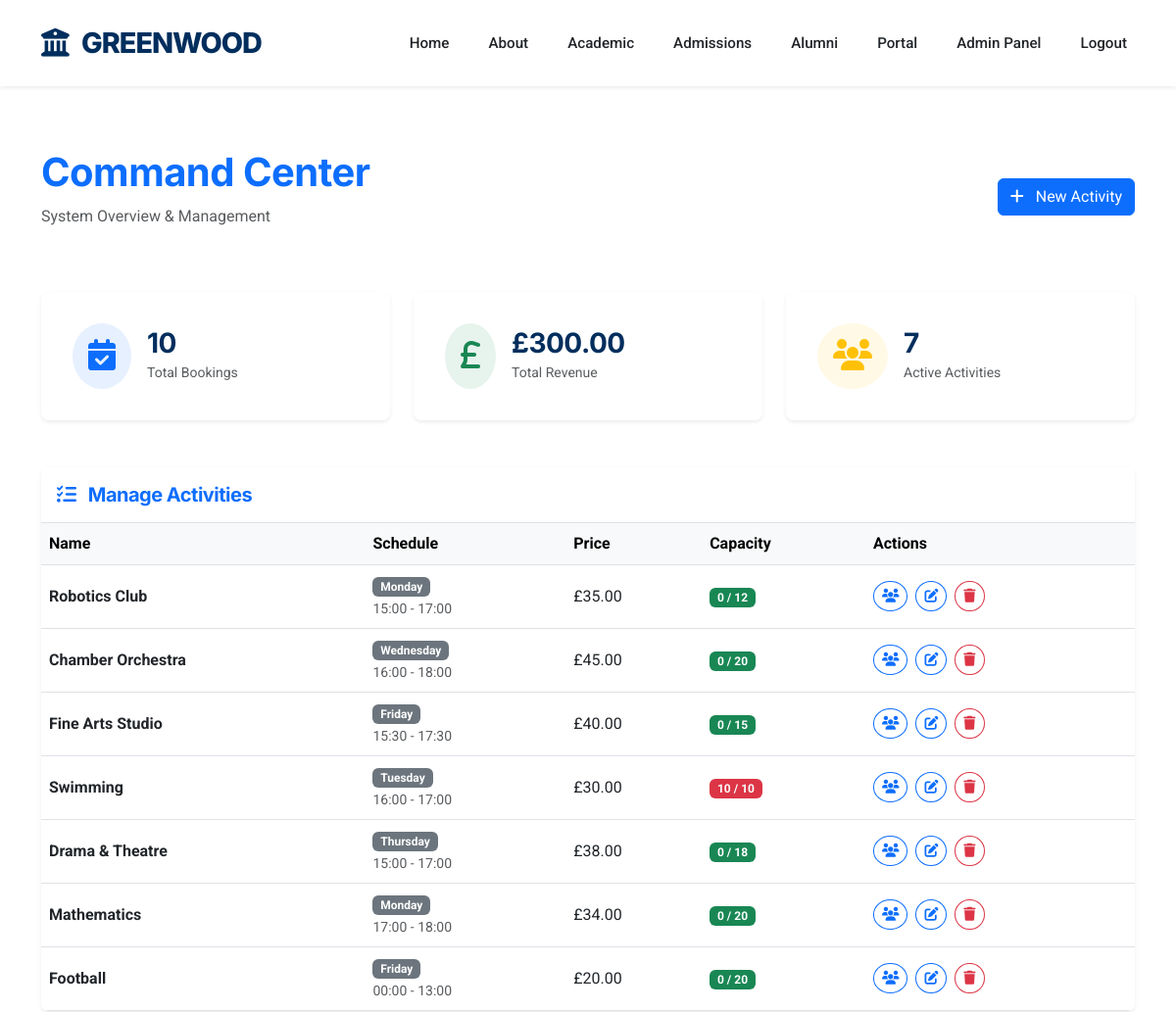
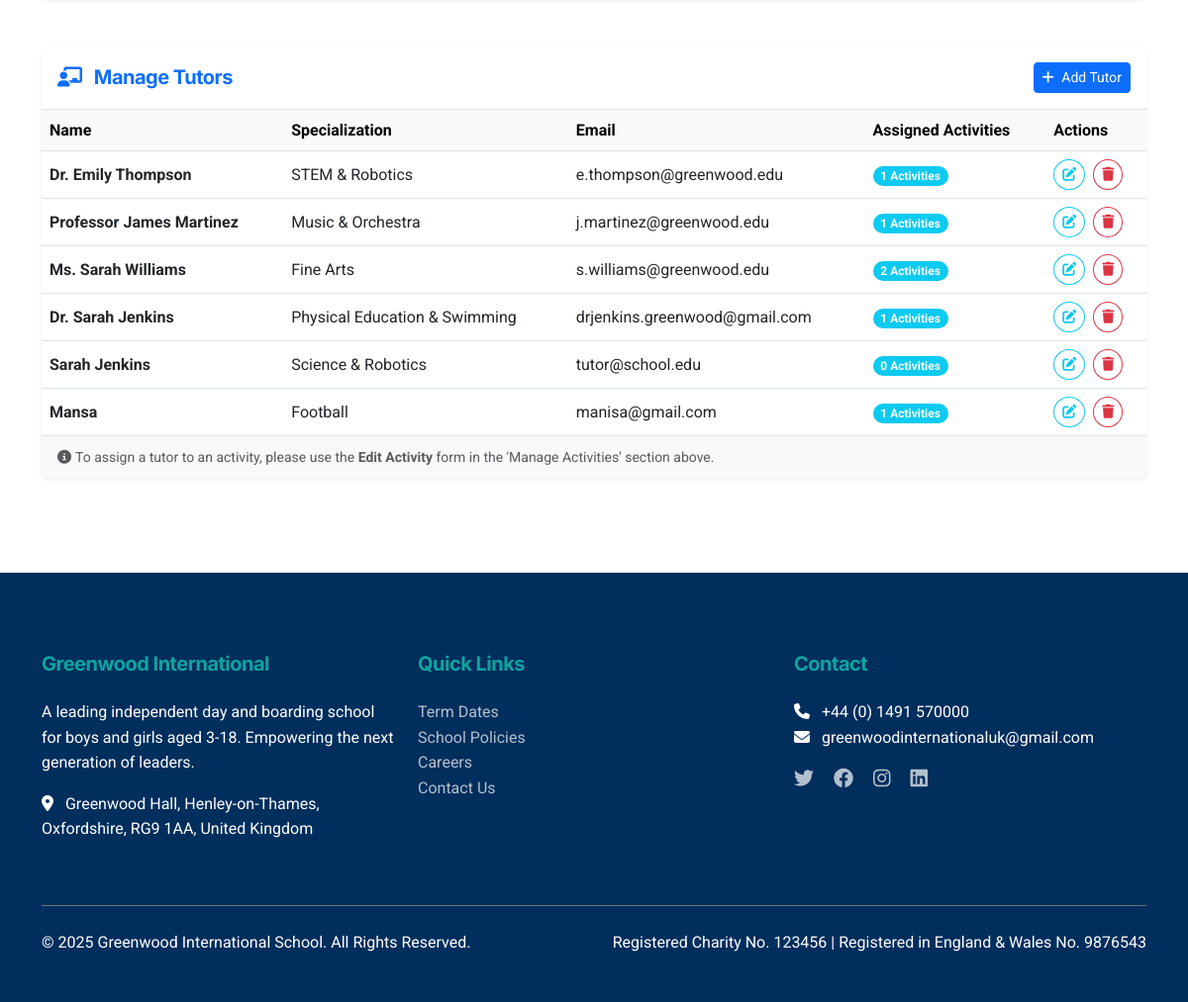
The app's page /admin/dashboard (signed in) with its own data (2 pictures, top to bottom).
### app.py (models this page shows, shortened)
class Activity(db.Model):
    id = db.Column(db.Integer, primary_key=True)
    tutor_id = db.Column(db.Integer, db.ForeignKey('tutor.id'), nullable=True)
    name = db.Column(db.String(120), nullable=False)
    description = db.Column(db.Text)
    price = db.Column(db.Float, nullable=False)
    max_capacity = db.Column(db.Integer, default=20)
    day_of_week = db.Column(db.String(20), nullable=False)
    start_time = db.Column(db.String(10), nullable=False)
    end_time = db.Column(db.String(10), nullable=False)
    created_at = db.Column(db.DateTime, default=datetime.utcnow)
    tutor = db.relationship('Tutor', backref='activities', lazy=True)
    bookings = db.relationship('Booking', backref='activity', lazy=True, cascade='all, delete-orphan')
    waitlists = db.relationship('Waitlist', backref='activity', lazy=True, cascade='all, delete-orphan')

class Tutor(db.Model):
    id = db.Column(db.Integer, primary_key=True)
    email = db.Column(db.String(120), unique=True, nullable=False)
    password = db.Column(db.String(200), nullable=False)
    full_name = db.Column(db.String(120), nullable=False)
    specialization = db.Column(db.String(200))
    qualification = db.Column(db.String(300))
    bio = db.Column(db.Text)
    linkedin_url = db.Column(db.String(200))
    teaching_philosophy = db.Column(db.Text)
    years_experience = db.Column(db.Integer)
    education = db.Column(db.Text)
    certifications = db.Column(db.Text)
    status = db.Column(db.String(20), default='pending')  # pending, approved, rejected
    created_at = db.Column(db.DateTime, default=datetime.utcnow)
    approved_by = db.Column(db.Integer, db.ForeignKey('admin.id'), nullable=True)
    approval_date = db.Column(db.DateTime, nullable=True)

### app.py (the view)
@app.route('/admin/dashboard')
@admin_required
def admin_dashboard():
    total_bookings = Booking.query.count()
    total_revenue = db.session.query(db.func.sum(Booking.cost)).scalar() or 0
    activities = Activity.query.all()
    tutors = Tutor.query.filter_by(status='approved').all()
    pending_count = Tutor.query.filter_by(status='pending').count()
    return render_template('admin/dashboard.html',
                           total_bookings=total_bookings,
                           total_revenue=total_revenue,
                           activities=activities,
                           tutors=tutors,
                           pending_count=pending_count)

### app.py (called while the page is built)
def create_app(config_name='default'):
    app = Flask(__name__)
    app.config.from_object(config[config_name])
    db.init_app(app)
    mail.init_app(app)
    csrf.init_app(app)
    app.config['TEMPLATES_AUTO_RELOAD'] = True
    @app.context_processor
    def inject_now():
        return {'now': datetime.utcnow()}
    return app

def admin_required(f):
    @wraps(f)
    def decorated_function(*args, **kwargs):
        if 'admin_id' not in session:
            return redirect(url_for('admin_login', next=request.url))
        return f(*args, **kwargs)
    return decorated_function

### templates/admin/dashboard.html (shortened to what this page needs)
{% extends "base.html" %}
{% block content %}
<div class="container py-5">
    <div class="d-flex justify-content-between align-items-center mb-5">
        <div>
            <h1 class="fw-bold font-heading text-primary">Command Center</h1>
            <p class="text-muted">System Overview & Management</p>
        </div>
        <button class="btn btn-primary" data-bs-toggle="modal" data-bs-target="#addActivityModal">
            <i class="fas fa-plus me-2"></i> New Activity
        </button>
    </div>
    <div class="row g-4 mb-5">
        <div class="col-md-4">
            <div class="card shadow-sm border-0 h-100">
                <div class="card-body d-flex align-items-center">
                    <div class="rounded-circle bg-primary bg-opacity-10 p-3 me-3">
                        <i class="fas fa-calendar-check fa-2x text-primary"></i>
                    </div>
                    <div>
                        <h3 class="mb-0 fw-bold">{{ total_bookings }}</h3>
                        <small class="text-muted">Total Bookings</small>
                    </div>
                </div>
            </div>
        </div>
        <div class="col-md-4">
            <div class="card shadow-sm border-0 h-100">
                <div class="card-body d-flex align-items-center">
                    <div class="rounded-circle bg-success bg-opacity-10 p-3 me-3">
                        <i class="fas fa-pound-sign fa-2x text-success"></i>
                    </div>
                    <div>
                        <h3 class="mb-0 fw-bold">£{{ "%.2f"|format(total_revenue) }}</h3>
                        <small class="text-muted">Total Revenue</small>
                    </div>
                </div>
            </div>
        </div>
        <div class="col-md-4">
            <div class="card shadow-sm border-0 h-100">
                <div class="card-body d-flex align-items-center">
                    <div class="rounded-circle bg-warning bg-opacity-10 p-3 me-3">
                        <i class="fas fa-users fa-2x text-warning"></i>
                    </div>
                    <div>
                        <h3 class="mb-0 fw-bold">{{ activities|length }}</h3>
                        <small class="text-muted">Active Activities</small>
                    </div>
                </div>
            </div>
        </div>
    </div>
    <div class="card shadow-sm border-0 mb-5">
        <div class="card-header bg-white border-bottom py-3">
            <h5 class="mb-0 text-primary"><i class="fas fa-tasks me-2"></i> Manage Activities</h5>
        </div>
        <div class="card-body p-0">
            <div class="table-responsive">
                <table class="table table-hover mb-0">
                    <thead class="table-light">
                        <tr>
                            <th>Name</th>
                            <th>Schedule</th>
                            <th>Price</th>
                            <th>Capacity</th>
                            <th>Actions</th>
                        </tr>
                    </thead>
                    <tbody>
                        {% for activity in activities %}
                        <tr>
                            <td class="align-middle fw-bold">{{ activity.name }}</td>
                            <td class="align-middle">
                                <span class="badge bg-secondary">{{ activity.day_of_week }}</span>
                                <small class="d-block text-muted">{{ activity.start_time }} - {{ activity.end_time
                                    }}</small>
                            </td>
                            <td class="align-middle">£{{ "%.2f"|format(activity.price) }}</td>
                            <td class="align-middle">
                                <span
                                    class="badge bg-{{ 'danger' if activity.bookings|length >= activity.max_capacity else 'success' }}">
                                    {{ activity.bookings|length }} / {{ activity.max_capacity }}
                                </span>
                            </td>
                            <td class="align-middle">
                                <button class="btn btn-sm btn-outline-primary rounded-circle me-1"
                                    data-bs-toggle="modal" data-bs-target="#viewBookingsModal{{ activity.id }}"
                                    title="View Bookings">
                                    <i class="fas fa-users"></i>
                                </button>
                                <button class="btn btn-sm btn-outline-primary rounded-circle me-1"
                                    data-bs-toggle="modal" data-bs-target="#editActivityModal"
                                    data-id="{{ activity.id }}" data-name="{{ activity.name }}"
                                    data-price="{{ activity.price }}" data-day="{{ activity.day_of_week }}"
                                    data-start="{{ activity.start_time }}" data-end="{{ activity.end_time }}"
                                    data-tutor="{{ activity.tutor_id if activity.tutor_id else '' }}">
                                    <i class="fas fa-edit"></i>
                                </button>
                                <button class="btn btn-sm btn-outline-danger rounded-circle" data-bs-toggle="modal"
                                    data-bs-target="#deleteModal"
                                    data-url="{{ url_for('delete_activity', id=activity.id) }}">
                                    <i class="fas fa-trash"></i>
                                </button>
                            </td>
                        </tr>
                        {% endfor %}
                    </tbody>
                </table>
            </div>
        </div>
    </div>
    <div class="card shadow-sm border-0 mb-5">
        <div class="card-header bg-white border-bottom py-3 d-flex justify-content-between align-items-center">
            <h5 class="mb-0 text-primary"><i class="fas fa-chalkboard-teacher me-2"></i> Manage Tutors</h5>
            <button class="btn btn-sm btn-primary" data-bs-toggle="modal" data-bs-target="#addTutorModal">
                <i class="fas fa-plus me-1"></i> Add Tutor
            </button>
        </div>
        <div class="card-body p-0">
            <div class="table-responsive">
                <table class="table table-hover mb-0">
                    <thead class="table-light">
                        <tr>
                            <th>Name</th>
                            <th>Specialization</th>
                            <th>Email</th>
                            <th>Assigned Activities</th>
                            <th>Actions</th>
                        </tr>
                    </thead>
                    <tbody>
                        {% for tutor in tutors %}
                        <tr>
                            <td class="align-middle fw-bold">{{ tutor.full_name }}</td>
                            <td class="align-middle">{{ tutor.specialization }}</td>
                            <td class="align-middle">{{ tutor.email }}</td>
                            <td class="align-middle">
                                <span class="badge bg-info rounded-pill">{{ tutor.activities|length }} Activities</span>
                            </td>
                            <td class="align-middle">
                                <button class="btn btn-sm btn-outline-info rounded-circle me-1" data-bs-toggle="modal"
                                    data-bs-target="#editTutorModal" data-id="{{ tutor.id }}"
                                    data-name="{{ tutor.full_name }}" data-email="{{ tutor.email }}"
                                    data-spec="{{ tutor.specialization }}"
                                    data-linkedin="{{ tutor.linkedin_url or '' }}"
                                    data-exp="{{ tutor.years_experience or '' }}" data-edu="{{ tutor.education or '' }}"
                                    data-cert="{{ tutor.certifications or '' }}"
                                    data-phil="{{ tutor.teaching_philosophy or '' }}" data-bio="{{ tutor.bio or '' }}">
                                    <i class="fas fa-edit"></i>
                                </button>
                                <button class="btn btn-sm btn-outline-danger rounded-circle" data-bs-toggle="modal"
                                    data-bs-target="#deleteModal" data-url="{{ url_for('delete_tutor', id=tutor.id) }}">
                                    <i class="fas fa-trash"></i>
                                </button>
                            </td>
                        </tr>
                        {% endfor %}
                    </tbody>
                </table>
            </div>
        </div>
        <div class="card-footer bg-light border-top-0">
            <small class="text-muted"><i class="fas fa-info-circle me-1"></i>To assign a tutor to an activity, please
                use the <strong>Edit Activity</strong> form in the 'Manage Activities' section above.</small>
        </div>
    </div>
</div>
{% endblock %}

### static/css/style.css (style rules this page uses)
:root { --primary-blue: #002E5D; --accent-teal: #0DA49F; --accent-gold: #D4AF37; --bg-body: #FFFFFF; --bg-light: #F8F9FA; --bg-dark: #002E5D; --text-main: #212529; --text-muted: #6c757d; --text-light: #FFFFFF; --font-heading: 'Inter', sans-serif; --font-body: 'Roboto', sans-serif; --card-shadow: 0 4px 20px rgba(0, 0, 0, 0.08); --hover-shadow: 0 10px 30px rgba(0, 0, 0, 0.12); --border-radius: 8px; }
body { background-color: var(--bg-body); color: var(--text-main); font-family: var(--font-body); line-height: 1.6; overflow-x: hidden; }
h1, h2, h3, h4, h5, h6 { font-family: var(--font-heading); color: var(--primary-blue); font-weight: 700; letter-spacing: -0.5px; }
.card { border: none; border-radius: var(--border-radius); box-shadow: var(--card-shadow); transition: transform 0.3s ease, box-shadow 0.3s ease; background: white; overflow: hidden; }
.card-body { padding: 2rem; }

### records on screen
Activity: name "Robotics Club", day_of_week "Monday", start_time "15:00", end_time "17:00", price "35.00", bookings|length "0", max_capacity "12"
Activity: name "Chamber Orchestra", day_of_week "Wednesday", start_time "16:00", end_time "18:00", price "45.00", bookings|length "0", max_capacity "20"
Activity: name "Fine Arts Studio", day_of_week "Friday", start_time "15:30", end_time "17:30", price "40.00", bookings|length "0", max_capacity "15"
Activity: name "Swimming", day_of_week "Tuesday", start_time "16:00", end_time "17:00", price "30.00", bookings|length "10", max_capacity "10"
Activity: name "Drama & Theatre", day_of_week "Thursday", start_time "15:00", end_time "17:00", price "38.00", bookings|length "0", max_capacity "18"
Activity: name "Mathematics", day_of_week "Monday", start_time "17:00", end_time "18:00", price "34.00", bookings|length "0", max_capacity "20"
Activity: name "Football", day_of_week "Friday", start_time "00:00", end_time "13:00", price "20.00", bookings|length "0", max_capacity "20"
Tutor: full_name "Dr. Emily Thompson", specialization "STEM & Robotics", email "e.thompson@greenwood.edu", activities|length "1"
Tutor: full_name "Professor James Martinez", specialization "Music & Orchestra", email "j.martinez@greenwood.edu", activities|length "1"
Tutor: full_name "Ms. Sarah Williams", specialization "Fine Arts", email "s.williams@greenwood.edu", activities|length "2"
Tutor: full_name "Dr. Sarah Jenkins", specialization "Physical Education & Swimming", email "drjenkins.greenwood@gmail.com", activities|length "1"
Tutor: full_name "Sarah Jenkins", specialization "Science & Robotics", email "tutor@school.edu", activities|length "0"
Tutor: full_name "Mansa", specialization "Football", email "manisa@gmail.com", activities|length "1"

### other values on screen
{{ total_bookings }} "10"
{{ "%.2f"|format(total_revenue) }} "300.00"
{{ activities|length }} "7"
